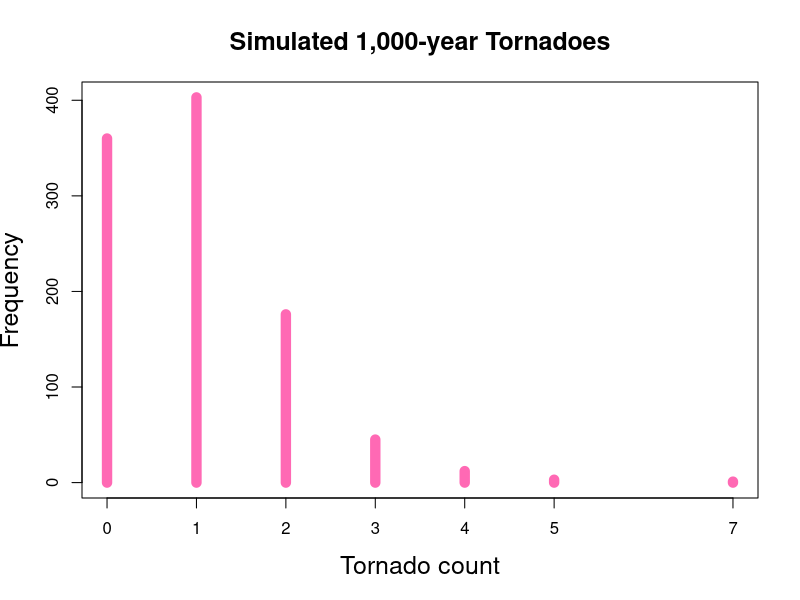

Recreate this plot in R.
## ---- chunk 1
knitr::opts_chunk$set(echo = TRUE)
## ---- chunk 2
y <- runif(1000)
(obs <- sum(y >= 0.999))
y_long <- matrix(runif(1e6), ncol = 1000)
obs_long <- colSums(y_long >= 0.999)
plot(table(obs_long), lwd = 10,
     main = "Simulated 1,000-year Tornadoes",
     col = "hotpink",
     xlab = "Tornado count",
     ylab = "Frequency",
     cex.lab = 1.5, cex.main = 1.5)
